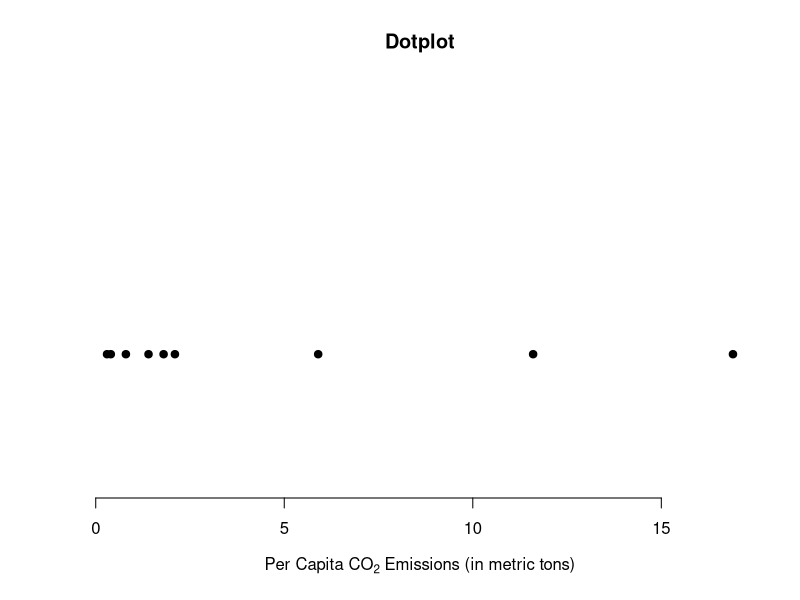
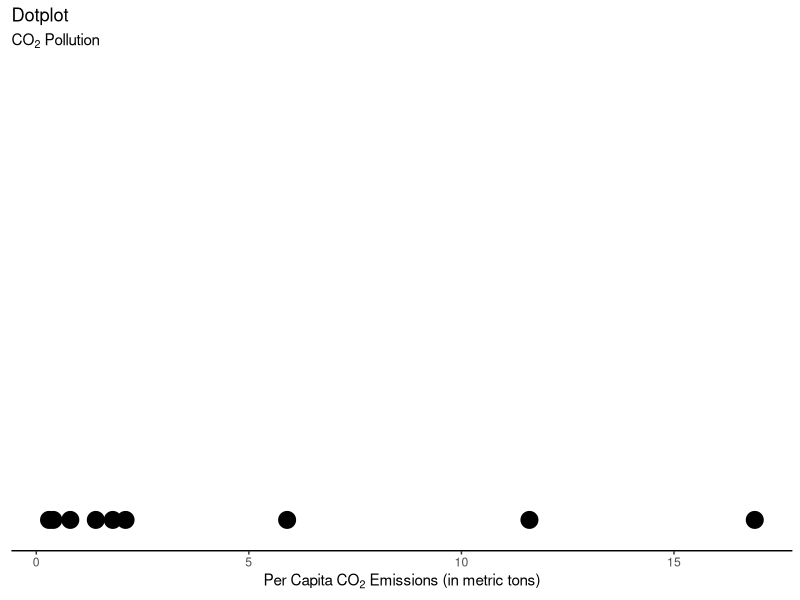

These charts were generated, in order, by the following R code:
#############################################################
## R code to reproduce statistical analysis in the textbook:
## Agresti, Franklin, Klingenberg
## Statistics: The Art & Science of Learning from Data
## 5th Edition, Pearson 2021
## Web: ArtofStat.com
## Copyright: Bernhard Klingenberg
############################################################

###################
###  Chapter 2  ###
###  Example 11 ###
###################

#################################
## Mean, Median, and Outliers  ##
#################################

# Read in CO2 pollution values:
co2 <- c(5.9, 1.8, 0.3, 1.4, 2.1, 0.4, 16.9, 0.8, 11.6)

# To find the Median:
median(co2)

# Create Dotplot:
stripchart(co2, method = 'stack', pch=19, ylim = c(0,3), frame.plot=FALSE, 
           main = 'Dotplot',
           xlab = expression('Per Capita CO'[2]*' Emissions (in metric tons)')) 

# A slightly better dotplot can be obtained with the ggplot2 library.
# To install it, type install.packages(ggplot2)
library(ggplot2)
ggplot(data.frame(co2), aes(x = co2)) + 
  geom_dotplot(binwidth = 0.1, dotsize = 4) +
  labs(x = expression('Per Capita CO'[2]*' Emissions (in metric tons)'), 
       title = 'Dotplot', subtitle = expression('CO'[2]*' Pollution')) +
  theme_classic() +
  theme(axis.line.y=element_blank(),
        axis.text.y=element_blank(),
        axis.ticks.y=element_blank(),
        axis.title.y=element_blank()
        )
  